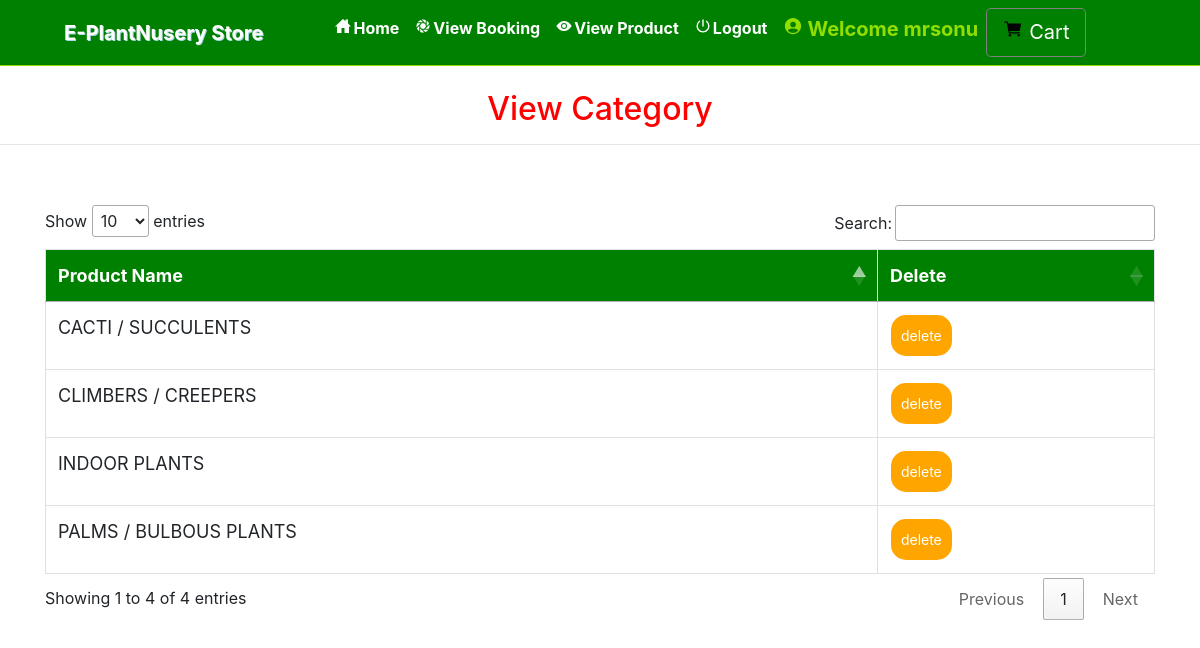
The page /view_categary/ (signed in) on the database its author committed.
### grocery/models.py (models this page shows, shortened)
class Category(models.Model):
    name = models.CharField(max_length=30, null=True)

### grocery/views.py (the view)
# urls.py: path('view_categary/', View_Categary, name='view_categary'),
def View_Categary(request):
    if not request.user.is_authenticated:
        return redirect('login_admin')
    pro = Category.objects.all()
    d = {'pro': pro}
    return render(request,'view_category.html', d)

### grocery/templates/view_category.html (shortened to what this page needs)
{% extends 'navigation.html' %}
{% block body %}
<center><h2 style="color:red;margin-top:2%">View Category</h2></center><hr>
<div class="container" style="margin-top:5%">
<table class="table table-bordered" id="myTable">
  <thead>
  <tr>
    <th>Product Name</th>
    <th>Delete</th>
  </tr>
  </thead>
   <tbody>
    {% for i in pro %}
  <tr>
    <td>{{i.name}}</td>
    <td><a href="{% url 'delete_category' i.id %}" onclick="return confirm('Are you sure?')"><button class="button button1">delete</button></a></td>
  </tr>
    {% endfor %}
    </tbody>
</table>
 </div>
{% endblock %}

### grocery/templates/navigation.html (shortened to what this page needs)
<!DOCTYPE html>
<html lang="en">
<head>
    {% load static %}
     <link rel="stylesheet" href="https://maxcdn.bootstrapcdn.com/bootstrap/4.0.0/css/bootstrap.min.css">
  <link rel = stylesheet href = "//cdn.datatables.net/1.10.19/css/jquery.dataTables.min.css">
<link rel="stylesheet" href="https://cdnjs.cloudflare.com/ajax/libs/font-awesome/4.7.0/css/font-awesome.min.css">
</head>
<body style="background-color:white">
<nav class="navbar navbar-expand-sm" style = "background-color : Green ; border-bottom:1px solid #91DE00">
  <a class="navbar-brand pl-5" href="#" style="color:white ; font-weight : bold">E-PlantNusery Store</a>
 <div class="collapse navbar-collapse" id="collapsibleNavbar">
  <ul class="navbar-nav pl-5 text-center">
    {% if request.user.username %}
    {% if not request.user.is_staff %}
    <li class="nav-item">
      <a class="nav-link" href="{% url 'home' %}" style="color:white"><ion-icon style="margin-right:2px" name="home-sharp"></ion-icon>Home</a>
    </li>
    <li class="nav-item">
      <a class="nav-link" href="{% url 'view_booking' %}" style="color:white"><ion-icon style="margin-right:2px" name="aperture"></ion-icon>View Booking</a>
    </li>
    <li class="nav-item">
      <a class="nav-link" href="{% url 'view_product' 0 %}" style="color:white"><ion-icon style="margin-right:2px" name="eye"></ion-icon>View Product</a>
    </li>
    <li class="nav-item">
      <a class="nav-link" href="{% url 'logout' %}" style="color:white"><ion-icon style="margin-right:2px" name="power-sharp"></ion-icon>Logout</a>
    </li>
    {% endif %}
    {% endif %}
    {% if request.user.is_authenticated %}
    {% if not request.user.is_staff %}
    <li class="nav-item">
      <a href="{% url 'profile' %}">
        <h5  class="nav-link" style="color:#91DE00"><ion-icon style="margin-right:4px;color:#91DE00" name="person-circle-sharp"></ion-icon>Welcome {{request.user.username}}</h5>
      </a></li>
    {% else %}
    <li class="nav-item">
      <h5  class="nav-link" style="color:#91DE00"><ion-icon style="margin-right:4px;color:#91DE00" name="person-circle-sharp"></ion-icon>Welcome {{request.user.username}}</h5>
    </li>
    {% endif %}
    {% endif %}
    {% if not request.user.is_staff %}
    {% if request.user.username %}
      <a href="{% url 'cart' %}" style="border:1px solid gray" class="btn btn-default btn-lg text-dark text-capitalize">
        <ion-icon style="color:black;margin-top:2%" name="cart"></ion-icon><span style="margin-left:6px;margin-top:2%;color:white">Cart</span></a></center>
   {% endif %}
    {% endif %}
  </ul>
</nav>
{% block body %}
{% endblock %}

### grocery/templates/navigation.html (style rules this page uses)
* { box-sizing: border-box; }
#myTable { border-collapse: collapse; width: 100%; border: 1px solid #ddd; font-size: 18px; }
#myTable th { text-align: left; padding: 12px; background-color: green; color: white; }
#myTable td { text-align: left; padding: 12px; background-color: white; }
#myTable tr { border-bottom: 1px solid #ddd; }
.button { background-color: orange; border: none; color: white; padding: 10px; text-align: center; text-decoration: none; display: inline-block; font-size: 14px; margin: 1px 1px; cursor: pointer; }
.button1 { border-radius: 15px; }
.nav-link { font-weight:bold; }
.navbar-brand { text-shadow: 1px 1px lightblue; }

### rows shown on the page
Category: name "PALMS / BULBOUS PLANTS"
Category: name "CLIMBERS / CREEPERS"
Category: name "CACTI / SUCCULENTS"
Category: name "INDOOR PLANTS"

### other values the page prints
{{ request.user.username }} "mrsonu"
